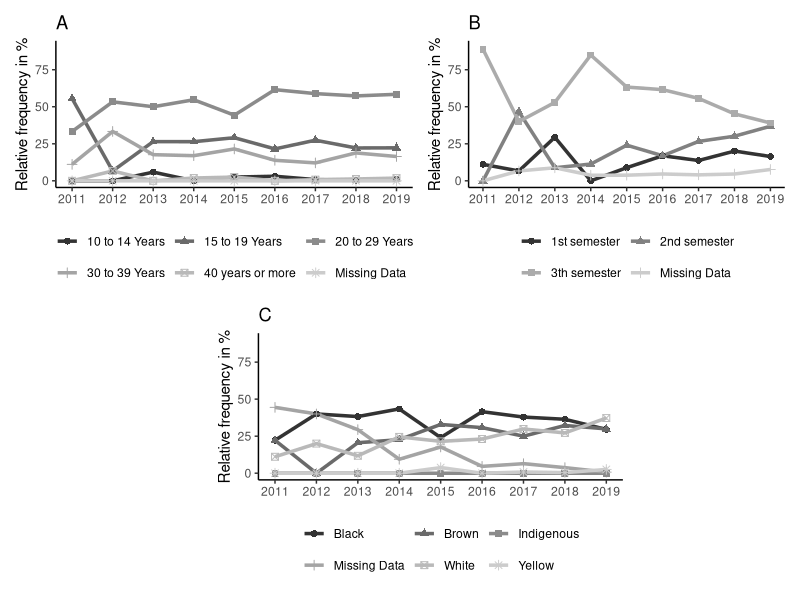
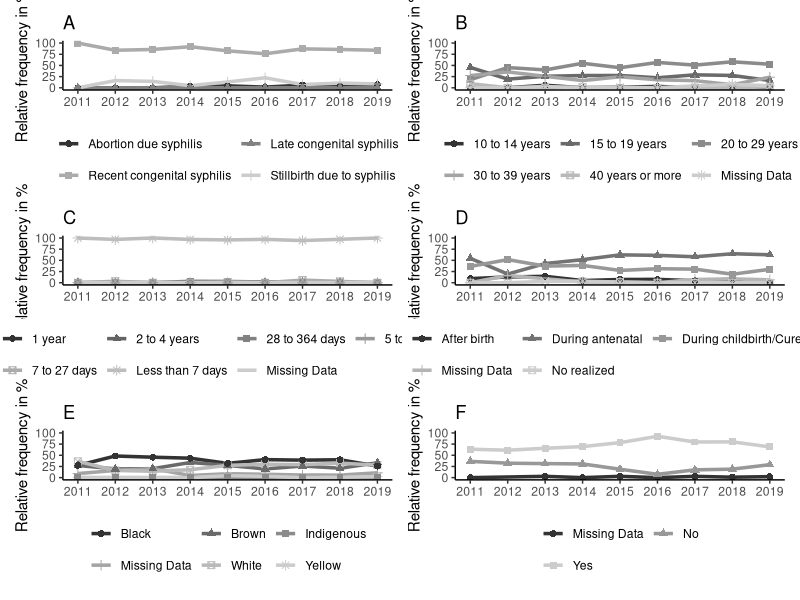

Write the R code that produced these figures, in order.
library(tidyverse)
library(patchwork)
layout_gest <- "
AABB
AABB
#CC#
#CC#
"
theme_set(theme_classic())
#Processing SPW data

tabela_gest <- 
  read.csv("tabela_gest.csv",
           encoding = 'UTF-8') %>% 
  as.tibble() %>% 
  mutate(Year = Year %>% as.integer(),
         Categories = key)

tabela_gest_split <- split(tabela_gest, f=tabela_gest$class)
#building up the figures
p1 <- tabela_gest_split$`Classificacao clinica` %>% 
  ggplot(aes (x = Year, y = value, color = Categories))+
  geom_line(lwd= 1.2)+
  scale_colour_grey()+
  geom_point(size = 2, aes(shape = Categories))+
  theme(legend.position = 'bottom',
        axis.title.x = element_blank(),
        legend.title = element_blank())+
  guides(color= guide_legend(nrow=2, byrow=TRUE))+
  ylab ('Relative frequency in %')+
  scale_x_continuous(
    breaks = 2011:2020,
    labels = c("2011","2012","2013","2014","2015","2016","2017","2018","2019",""))+
  scale_y_continuous(limits = c(0,90)) 

#repeating the process for the next figures
p2 <- p1 %+% tabela_gest_split$`Cor raca`+ ggtitle('C') 
p3 <- p1 %+% tabela_gest_split$`Faixa etaria`+ggtitle('A') 
p4 <- p1 %+% tabela_gest_split$`gestational age`+ggtitle('B')
p5 <- p1 %+% tabela_gest_split$Escolaridade

plot_sifilis_gest <- p3+p4+p2+plot_layout(design =  layout_gest)

#saving

ggsave('fig2.tiff',dpi= 600, 
       plot = plot_sifilis_gest,
       units = "in", 
       width = 10,
       height = 7.5)


#processing congenital syphilis data
tabela_cong <- 
  read.csv("tabela_cong.csv", 
           encoding = 'UTF-8', sep = ",") %>% 
  as.tibble() %>% 
  mutate(Year = Year %>% as.integer(),
          Categories = key)


tabela_cong_split <- split(tabela_cong, f=tabela_cong$class)
#building up the figures
p1 <- tabela_cong_split$`Diagnostico final` %>% 
  ggplot(aes (x = Year , y = value, color = Categories))+
  geom_line(lwd= 1.2)+
  geom_point(size = 2, aes(shape = Categories))+
  theme(legend.position = "bottom",
        axis.title.x = element_blank(),
        legend.title = element_blank())+
  guides(color= guide_legend(nrow=2, byrow=TRUE))+
  ylab ('Relative frequency in %')+
  scale_colour_grey()+
  scale_x_continuous(
    breaks = c(2010:2019),
    labels = c("2010","2011","2012","2013","2014","2015","2016","2017","2018","2019"))+
  scale_y_continuous(limits = c(0,100))+ ggtitle('A')
#repeating the process for the next figures

p2 <- p1 %+% tabela_cong_split$`Escolaridade da mae`
p3 <- p1 %+% tabela_cong_split$`Faixa etaria da mae`+ggtitle('B')
p4 <- p1 %+% tabela_cong_split$`Idade da crianca`+ggtitle('C')
p5 <- p1 %+% tabela_cong_split$`Momento de diagnostico`+ggtitle('D')
p6 <- p1 %+% tabela_cong_split$`Raca cor`+ggtitle('E')
p7 <- p1 %+% tabela_cong_split$`Realizacao do pre natal`+ggtitle('F')

plot_sifilis_congenita <- p1+p3+p4+p5+p6+p7+plot_layout(ncol = 2)

#saving
ggsave('fig3.tiff',dpi= 600, 
       plot = plot_sifilis_congenita,
       units = "in", 
       width = 10,
       height = 7.5)




